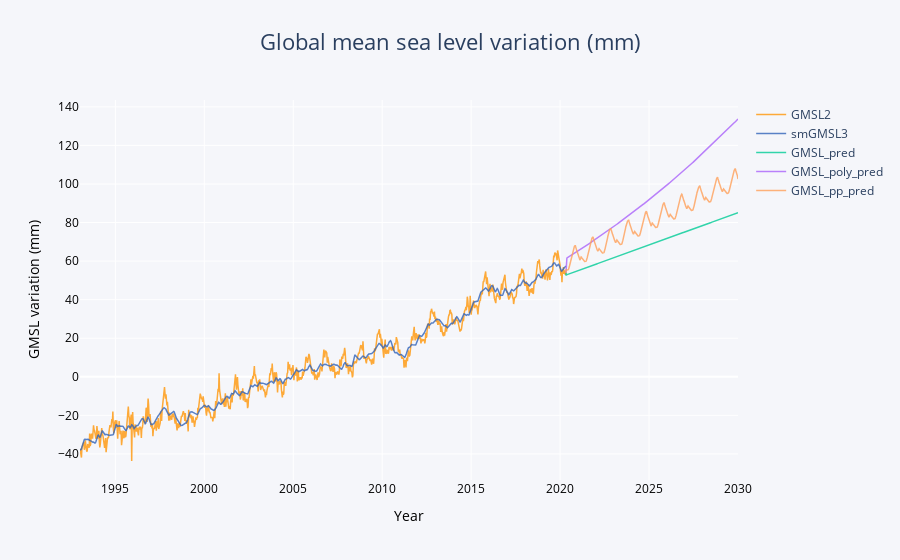

Notebook code for this chart:
### Code cell
fig = go.Figure( layout=go.Layout(xaxis=dict(title = "Year", color = 'black'),
        yaxis=dict(title = "GMSL variation (mm)", color = 'black'),
    ))

fig.add_trace(go.Scatter(
                x=df1.index,
                y=df1['GMSL2'],
                name="GMSL2",
                line_color= 'rgb(256, 150, 8)', line_width = 1.5,
                opacity=0.8))

fig.add_trace(go.Scatter(
                x=df1.index,
                y=df1['smGMSL3'],
                name="smGMSL3",
                line_color='rgb(50, 100, 185)', line_width = 1.5,
                opacity=0.8))
fig.add_trace(go.Scatter(
                x=df3.Year,
                y=df1['GMSL2'].tail(1).append(df3['GMSL2_pred']),
                name="GMSL_pred",
                line_width = 1.5,
                opacity=0.8))
fig.add_trace(go.Scatter(
                x=df3.Year,
                y=df1['GMSL2'].tail(1).append(df3['GMSL2_poly_pred']),
                name="GMSL_poly_pred",
                line_width = 1.5,
                opacity=0.8))
fig.add_trace(go.Scatter(
                x=df3.Year,
                y=df1['GMSL2'].tail(1).append(df3['GMSL2_pp_pred']),
                name="GMSL_pp_pred",
                line_width = 1.5,
                opacity=0.8))

# Use date string to set xaxis range
fig.update_layout(title_text = "Global mean sea level variation (mm)", title_x=0.5, title_font_size = 22,
                  paper_bgcolor = 'rgb(245, 246, 250)', plot_bgcolor = 'rgb(245, 246, 250)')
fig.show()

### Figure 1 — Plotly figure (JSON) as saved in the notebook; plotly's stock layout.template omitted (floating-point values rounded to 4 significant figures; data arrays with more than 128 entries replaced by an {"elided": "..."} marker saying what was removed)
{"data": [{"line": {"color": "rgb(256, 150, 8)", "width": 1.5}, "name": "GMSL2", "opacity": 0.8, "type": "scatter", "x": {"elided": "1006 float values"}, "y": {"elided": "1006 float values"}}, {"line": {"color": "rgb(50, 100, 185)", "width": 1.5}, "name": "smGMSL3", "opacity": 0.8, "type": "scatter", "x": {"elided": "1006 float values"}, "y": {"elided": "1006 float values"}}, {"line": {"width": 1.5}, "name": "GMSL_pred", "opacity": 0.8, "type": "scatter", "x": {"elided": "968 float values"}, "y": {"elided": "969 float values"}}, {"line": {"width": 1.5}, "name": "GMSL_poly_pred", "opacity": 0.8, "type": "scatter", "x": {"elided": "968 float values"}, "y": {"elided": "969 float values"}}, {"line": {"width": 1.5}, "name": "GMSL_pp_pred", "opacity": 0.8, "type": "scatter", "x": {"elided": "968 float values"}, "y": {"elided": "969 float values"}}], "layout": {"paper_bgcolor": "rgb(245, 246, 250)", "plot_bgcolor": "rgb(245, 246, 250)", "title": {"font": {"size": 22}, "text": "Global mean sea level variation (mm)", "x": 0.5}, "xaxis": {"color": "black", "title": {"text": "Year"}}, "yaxis": {"color": "black", "title": {"text": "GMSL variation (mm)"}}}}
